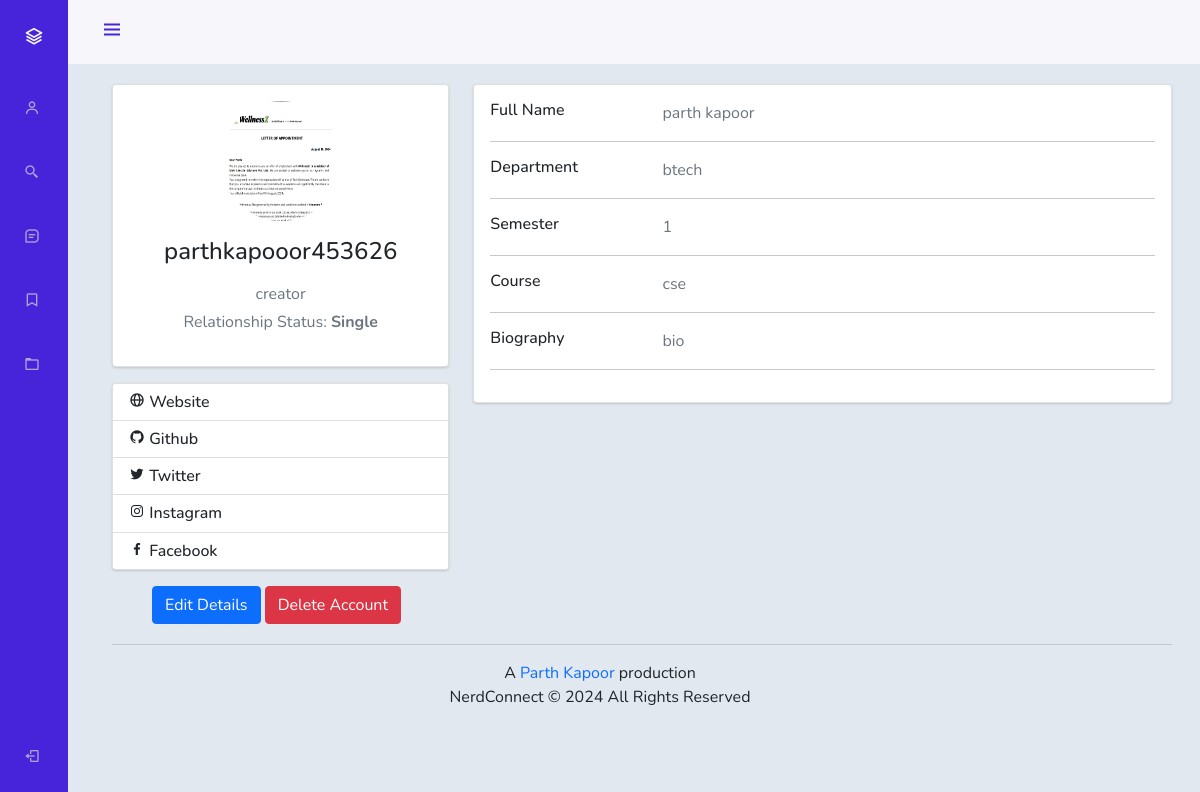
The page /user/parthkapooor453626 (signed in) on the database its author committed.
### authentication/models.py (models this page shows)
class Details(models.Model):
    user = models.ForeignKey(User, on_delete=models.CASCADE)
    relationship = models.CharField(
        max_length=30,
        choices=[("Single", "Single"), ("In relationship", "In relationship")],
        default="Single",
    )
    tagline = models.CharField(max_length=300, default="GNDU student")
    fname = models.CharField(max_length=60, default="i don't remember")
    lname = models.CharField(max_length=60, default=" ")
    department = models.CharField(max_length=60, default="-")
    course = models.CharField(max_length=60, default="NON-USEFUL")
    semester = models.CharField(
        max_length=60,
        choices=[
            ("1", "1"),
            ("2", "2"),
            ("3", "3"),
            ("4", "4"),
            ("5", "5"),
            ("6", "6"),
            ("7", "7"),
            ("8", "8"),
            ("graduated", "graduated"),
        ],
        default="1",
    )
    bio = models.CharField(max_length=60, default="Oops i just forgot to add my Bio")
    website = models.URLField(default="-")
    instagram = models.URLField(default="-")
    github = models.URLField(default="-")
    facebook = models.URLField(default="-")
    twitter = models.URLField(default="-")
    images = models.ImageField(
        upload_to="", null=True, blank=True, default="profile-photo/default.png"
    )

### home/views.py (the view)
# urls.py: path("user/<str:username>", home, name="home"),
@login_required
def home(request, username):
    user = request.user
    user2 = get_object_or_404(User, username=user.username)
    details = Details.objects.get(user=user)
    fname = details.fname
    lname = details.lname
    relationship = details.relationship
    return render(
        request,
        "home/user.html",
        {
            "details": details,
            "fullname": fname + " " + lname,
            "relationship": relationship,
            "user": user2,
        },
    )

### templates/home/user.html (shortened to what this page needs)
{% load static %}
<!DOCTYPE html>
<html lang="en">
<head>
    <link href="https://cdn.jsdelivr.net/npm/bootstrap@5.0.2/dist/css/bootstrap.min.css" rel="stylesheet">
    <link href="https://unpkg.com/boxicons@latest/css/boxicons.min.css" rel="stylesheet">
</head>
<body id="body-pd">
    <header class="header" id="header">
        <div class="header_toggle">
            <i class='bx bx-menu' id="header-toggle"></i>
        </div>
    </header>
    <div class="l-navbar" id="nav-bar">
        <nav class="nav">
            <div>
                <a href="#" class="nav_logo">
                    <i class='bx bx-layer nav_logo-icon'></i>
                </a>
                <div class="nav_list">
                    <a href="{% url 'home' user.username %}" class="nav_link">
                        <i class='bx bx-user nav_icon'></i>
                    </a>
                    <a href="{% url 'search' %}" class="nav_link ">
                        <i class='bx bx-search-alt-2 nav_icon'></i>
                    </a>
                    <a href="{% url 'create' %}" class="nav_link">
                        <i class='bx bx-message-square-detail nav_icon'></i>
                    </a>
                    <a href="{% url 'userposts' %}" class="nav_link">
                        <i class='bx bx-bookmark nav_icon'></i>
                    </a>
                    <a href="{% url 'feed' %}" class="nav_link">
                        <i class='bx bx-folder nav_icon'></i>
                    </a>
                </div>
            </div>
            <a href="{% url 'logout' %}" class="nav_link">
                <i class='bx bx-log-out nav_icon'></i>
            </a>
        </nav>
    </div>
{% load static %}
    <div class="height-100 bg-light">
        <div class="container">
            <div class="main-body">
                <div class="row gutters-sm">
                    <div class="col-md-4 mb-3">
                        <div class="card">
                            <div class="card-body">
                                <div class="d-flex flex-column align-items-center text-center">
                                    {% if details.images %}
                                             <img src="{{ details.images.url }}" alt="profile" class="rounded-circle" width="150">
                                        {% else %}
                                            <img src="{% static 'default.png' %}" alt="profile" class="rounded-circle" width="150">
                                            {% endif %}
                                    <div class="mt-3">
                                        <h4>{{ details.user }}</h4>
                                        <p class="text-secondary mb-1">{{ details.tagline }}</p>
                                        <p class="text-muted font-size-sm">Relationship Status: <b>{{ relationship }}</b></p>
                                    </div>
                                </div>
                            </div>
                        </div>
                        <div class="card mt-3">
                            <ul class="list-group list-group-flush">
                                <li class="list-group-item d-flex justify-content-between align-items-center flex-wrap">
                                    <h6 class="mb-0">
                                        <i class='bx bx-globe'></i> Website
                                    </h6>
                                </li>
                                <li class="list-group-item d-flex justify-content-between align-items-center flex-wrap">
                                    <h6 class="mb-0">
                                        <i class='bx bxl-github'></i> Github
                                    </h6>
                                </li>
                                <li class="list-group-item d-flex justify-content-between align-items-center flex-wrap">
                                    <h6 class="mb-0">
                                        <i class='bx bxl-twitter'></i> Twitter
                                    </h6>
                                </li>
                                <li class="list-group-item d-flex justify-content-between align-items-center flex-wrap">
                                    <h6 class="mb-0">
                                        <i class='bx bxl-instagram'></i> Instagram
                                    </h6>
                                </li>
                                <li class="list-group-item d-flex justify-content-between align-items-center flex-wrap">
                                    <h6 class="mb-0">
                                        <i class='bx bxl-facebook'></i> Facebook
                                    </h6>
                                </li>
                            </ul>
                        </div>
                    </div>
                    <div class="col-md-8">
                        <div class="card mb-3">
                            <div class="card-body">
                                <div class="row">
                                    <div class="col-sm-3">
                                        <h6 class="mb-0">Full Name</h6>
                                    </div>
                                    <div class="col-sm-9 text-secondary">
                                        {{ fullname }}
                                    </div>
                                </div>
                                <hr>
                                <div class="row">
                                    <div class="col-sm-3">
                                        <h6 class="mb-0">Department</h6>
                                    </div>
                                    <div class="col-sm-9 text-secondary">
                                        {{ details.department }}
                                    </div>
                                </div>
                                <hr>
                                <div class="row">
                                    <div class="col-sm-3">
                                        <h6 class="mb-0">Semester</h6>
                                    </div>
                                    <div class="col-sm-9 text-secondary">
                                        {{ details.semester }}
                                    </div>
                                </div>
                                <hr>
                                <div class="row">
                                    <div class="col-sm-3">
                                        <h6 class="mb-0">Course</h6>
                                    </div>
                                    <div class="col-sm-9 text-secondary">
                                        {{ details.course }}
                                    </div>
                                </div>
                                <hr>
                                <div class="row">
                                    <div class="col-sm-3">
                                        <h6 class="mb-0">Biography</h6>
                                    </div>
                                    <div class="col-sm-9 text-secondary">
                                        {{ details.bio }}
                                    </div>
                                </div>
                                <hr>
                            </div>
                        </div>
                    </div>
                </div>
                <button style="margin-left: 40px ; margin-bottom: 20px;" href="" class="btn cs-btn btn-primary"><a style="color: white;" href="{% url 'updatedetails' %}">Edit Details</a></button>
                <button href="{% url 'delete' %}" style="margin-bottom: 20px;" class="btn btn-danger"><a href="{% url 'delete' %}" style="color: white;">Delete Account</a></button>
                <hr style="margin-top: 0px; color: grey; opacity: 0.3;">
                <footer class="footer">A <a href="https://www.linkedin.com/in/parth-kapoor-151436269/">Parth Kapoor</a> production <br> NerdConnect &#169; 2024 All Rights Reserved</footer>
            </div>
        </div>
    </div>
</body>
</html>

### templates/home/user.html (style rules this page uses)
* { scrollbar-width: thin; scrollbar-color:#2369ff #f1f1f1; }
:root { --header-height: 3rem; --nav-width: 68px; --first-color: #4723D9; --first-color-light: #AFA5D9; --white-color: #F7F6FB; --body-font: 'Nunito', sans-serif; --normal-font-size: 1rem; --z-fixed: 100; }
body { margin: var(--header-height) 0 0 0; padding: 0 1rem 0 1rem; font-family: var(--body-font); font-size: var(--normal-font-size); transition: .5s; background-color: #e2e8f0; }
a { text-decoration: none; }
.header { width: 100%; height: var(--header-height); position: fixed; top: 0; left: 0; display: flex; align-items: center; justify-content: space-between; padding: 0 1rem; background-color: var(--white-color); z-index: var(--z-fixed); transition: .5s; }
.header_toggle { color: var(--first-color); font-size: 1.5rem; cursor: pointer; }
.l-navbar { position: fixed; top: 0; left: -30%; width: var(--nav-width); height: 100vh; background-color: var(--first-color); padding: .5rem 1rem 0 0; transition: .5s; z-index: var(--z-fixed); }
.nav { height: 100%; display: flex; flex-direction: column; justify-content: space-between; overflow: hidden; }
.nav_logo, .nav_link { display: grid; grid-template-columns: max-content max-content; align-items: center; column-gap: 1rem; padding: .5rem 0 .5rem 1.5rem; }
.nav_logo { margin-bottom: 2rem; }
.nav_logo-icon { font-size: 1.25rem; color: var(--white-color); }
.nav_link { color: var(--first-color-light); margin-bottom: 1.5rem; transition: .3s; }
.height-100 { height: 00vh; }
.card { box-shadow: 0 1px 3px 0 rgba(0, 0, 0, .1), 0 1px 2px 0 rgba(0, 0, 0, .06); }
.rounded-circle { border-radius: 50%; width: 120px; height: 120px; }
.main-body { max-height: 100vh; margin-bottom: 0; }
.container { padding-bottom: 0; }
.mb-3 { margin-top: 20px }
.footer { margin-top: 0px; position: absolute; left: 50%; transform: translate(-50%); text-align: center; }
@media screen and (min-width: 500px) { body { margin: calc(var(--header-height) + 1rem) 0 0 0; padding-left: calc(var(--nav-width) + 2rem); } }
@media screen and (min-width: 500px) { .header { height: calc(var(--header-height) + 1rem); padding: 0 2rem 0 calc(var(--nav-width) + 2rem); } }
@media screen and (min-width: 500px) { .l-navbar { left: 0; padding: 1rem 1rem 0 0; } }

### rows shown on the page
Details: images (picture), user "parthkapooor453626", tagline "creator", relationship "Single", department "btech", semester "1", course "cse", bio "bio"

### other values the page prints
{{ fullname }} "parth kapoor"
